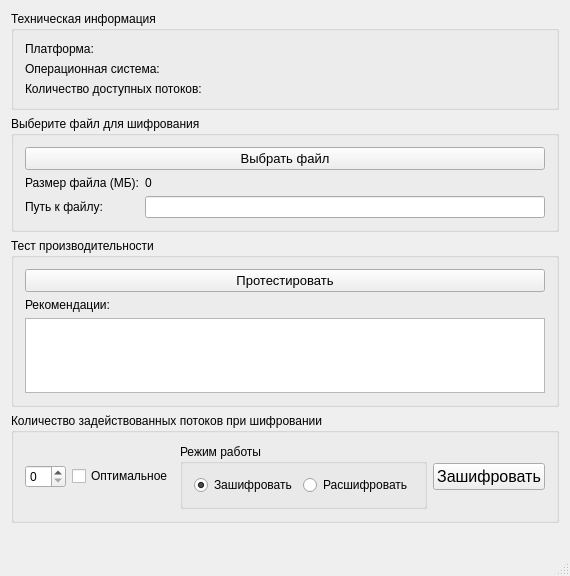
<?xml version="1.0" encoding="UTF-8"?>
<ui version="4.0">
 <class>MainWindow</class>
 <widget class="QMainWindow" name="MainWindow">
  <property name="geometry">
   <rect>
    <x>0</x>
    <y>0</y>
    <width>507</width>
    <height>576</height>
   </rect>
  </property>
  <property name="windowTitle">
   <string>Шифрование</string>
  </property>
  <widget class="QWidget" name="centralWidget">
   <layout class="QVBoxLayout" name="verticalLayout_3">
    <item>
     <layout class="QVBoxLayout" name="verticalLayout">
      <item>
       <widget class="QGroupBox" name="tech_info">
        <property name="title">
         <string>Техническая информация</string>
        </property>
        <layout class="QVBoxLayout" name="verticalLayout_7">
         <item>
          <layout class="QFormLayout" name="formLayout">
           <item row="0" column="0">
            <widget class="QLabel" name="label">
             <property name="text">
              <string>Платформа:</string>
             </property>
            </widget>
           </item>
           <item row="0" column="1">
            <widget class="QLabel" name="platformLBL">
             <property name="text">
              <string/>
             </property>
            </widget>
           </item>
           <item row="1" column="0">
            <widget class="QLabel" name="label_2">
             <property name="text">
              <string>Операционная система:</string>
             </property>
            </widget>
           </item>
           <item row="1" column="1">
            <widget class="QLabel" name="osLBL">
             <property name="text">
              <string/>
             </property>
            </widget>
           </item>
           <item row="2" column="0">
            <widget class="QLabel" name="label_5">
             <property name="text">
              <string>Количество доступных потоков:</string>
             </property>
            </widget>
           </item>
           <item row="2" column="1">
            <widget class="QLabel" name="threadCountLBL">
             <property name="text">
              <string/>
             </property>
            </widget>
           </item>
          </layout>
         </item>
        </layout>
       </widget>
      </item>
      <item>
       <widget class="QGroupBox" name="groupBox">
        <property name="title">
         <string>Выберите файл для шифрования</string>
        </property>
        <layout class="QVBoxLayout" name="verticalLayout_9">
         <item>
          <layout class="QVBoxLayout" name="verticalLayout_8">
           <item>
            <widget class="QPushButton" name="selectFileBTN">
             <property name="font">
              <font>
               <pointsize>10</pointsize>
              </font>
             </property>
             <property name="text">
              <string>Выбрать файл</string>
             </property>
            </widget>
           </item>
           <item>
            <layout class="QFormLayout" name="formLayout_2">
             <item row="1" column="0">
              <widget class="QLabel" name="filePathLBL">
               <property name="text">
                <string>Путь к файлу:</string>
               </property>
              </widget>
             </item>
             <item row="0" column="0">
              <widget class="QLabel" name="fileSizeCaptionLBL">
               <property name="text">
                <string>Размер файла (МБ):</string>
               </property>
              </widget>
             </item>
             <item row="1" column="1">
              <widget class="QLineEdit" name="filePathLE"/>
             </item>
             <item row="0" column="1">
              <widget class="QLabel" name="fileSizeLBL">
               <property name="text">
                <string>0</string>
               </property>
              </widget>
             </item>
            </layout>
           </item>
          </layout>
         </item>
        </layout>
       </widget>
      </item>
      <item>
       <widget class="QGroupBox" name="perfomance_test">
        <property name="title">
         <string>Тест производительности</string>
        </property>
        <layout class="QVBoxLayout" name="verticalLayout_4">
         <item>
          <layout class="QVBoxLayout" name="verticalLayout_2">
           <item>
            <widget class="QPushButton" name="testBTN">
             <property name="font">
              <font>
               <pointsize>10</pointsize>
              </font>
             </property>
             <property name="text">
              <string>Протестировать</string>
             </property>
            </widget>
           </item>
           <item>
            <widget class="QLabel" name="recommendLBL">
             <property name="text">
              <string>Рекомендации:</string>
             </property>
            </widget>
           </item>
           <item>
            <widget class="QPlainTextEdit" name="recommendPTE"/>
           </item>
          </layout>
         </item>
        </layout>
       </widget>
      </item>
      <item>
       <widget class="QGroupBox" name="thread_count">
        <property name="title">
         <string>Количество задействованных потоков при шифровании</string>
        </property>
        <layout class="QVBoxLayout" name="verticalLayout_6">
         <item>
          <layout class="QVBoxLayout" name="verticalLayout_5">
           <item>
            <layout class="QHBoxLayout" name="horizontalLayout">
             <item>
              <widget class="QSpinBox" name="optimThreadCountSB">
               <property name="maximumSize">
                <size>
                 <width>60</width>
                 <height>16777215</height>
                </size>
               </property>
              </widget>
             </item>
             <item>
              <widget class="QCheckBox" name="optimThreadCB">
               <property name="text">
                <string>Оптимальное</string>
               </property>
              </widget>
             </item>
             <item>
              <widget class="QGroupBox" name="encryptRadioBox">
               <property name="title">
                <string>Режим работы</string>
               </property>
               <layout class="QHBoxLayout" name="horizontalLayout_3">
                <item>
                 <layout class="QHBoxLayout" name="horizontalLayout_2">
                  <item>
                   <widget class="QRadioButton" name="encryptRadio">
                    <property name="text">
                     <string>Зашифровать</string>
                    </property>
                    <property name="checked">
                     <bool>true</bool>
                    </property>
                   </widget>
                  </item>
                  <item>
                   <widget class="QRadioButton" name="decryptRadio">
                    <property name="text">
                     <string>Расшифровать</string>
                    </property>
                   </widget>
                  </item>
                 </layout>
                </item>
               </layout>
              </widget>
             </item>
             <item>
              <widget class="QPushButton" name="encriptBTN">
               <property name="enabled">
                <bool>true</bool>
               </property>
               <property name="baseSize">
                <size>
                 <width>120</width>
                 <height>0</height>
                </size>
               </property>
               <property name="font">
                <font>
                 <pointsize>12</pointsize>
                </font>
               </property>
               <property name="text">
                <string>Зашифровать</string>
               </property>
              </widget>
             </item>
            </layout>
           </item>
          </layout>
         </item>
        </layout>
       </widget>
      </item>
     </layout>
    </item>
    <item>
     <widget class="QLabel" name="statusText">
      <property name="text">
       <string/>
      </property>
     </widget>
    </item>
   </layout>
  </widget>
  <widget class="QStatusBar" name="statusBar"/>
  <action name="action">
   <property name="text">
    <string>Выбрать файл для шифрования</string>
   </property>
  </action>
  <action name="action_2">
   <property name="text">
    <string>Тест производительности</string>
   </property>
  </action>
 </widget>
 <layoutdefault spacing="6" margin="11"/>
 <resources/>
 <connections/>
</ui>
